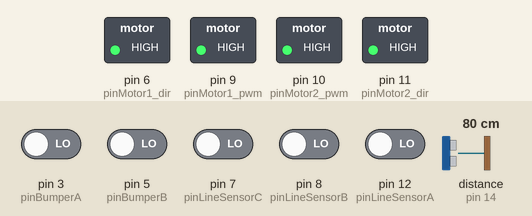
Simulated run of this sketch. Board: Arduino Uno, built with avr-gcc and run on an emulated ATmega328P. Parts: switched loads named in the sketch (green lamp = pin HIGH). Inputs (shaded band) come from the test bench; at power-on: pin 3 (pinBumperA), pin 5 (pinBumperB), pin 7 (pinLineSensorC), pin 8 (pinLineSensorB), pin 12 (pinLineSensorA) LOW, distance to the obstacle (sensor on pin 14) 80 cm. Random numbers use the default seed unless the sketch sets one.

Above: at 1.2 s.
1.3 s: pin 3 (pinBumperA) driven HIGH
At 2.2 s:
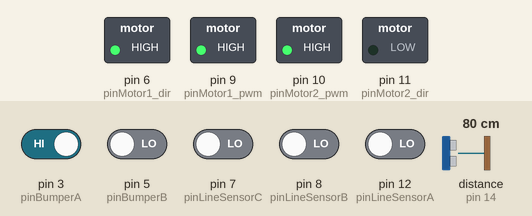
2.8 s: pin 5 (pinBumperB) driven HIGH
At 5.1 s:
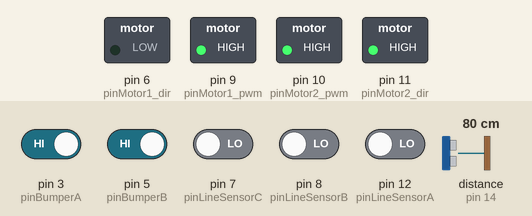
5.8 s: pin 8 (pinLineSensorB) driven HIGH
At 6.6 s:
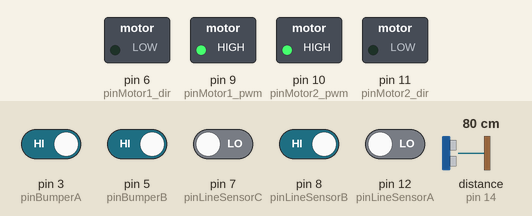
8.8 s: pin 3 (pinBumperA) driven LOW
10.3 s: pin 5 (pinBumperB) driven LOW
At 11.3 s:
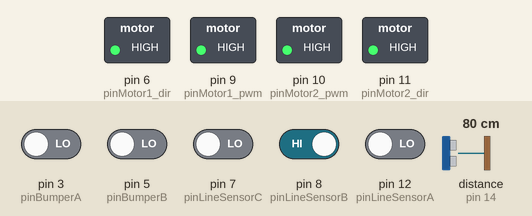
Timing chart, 0 to 12.8 s (numbered marks = the images above; inputs shaded):
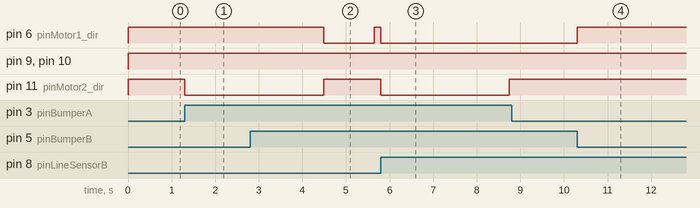

The sketch:

Robot.ino
```cpp
#include "rtMotor.h" //библиотека моторов
#include "rtBumperSensor.h" //библиотека сенсоров на бампере
#include "rtStateMachine.h" //машина состояний
#include "rtCommandMove.h" //команды для машины, команды движения
#include "rtLineSensor.h"	//сенсор линий
#include <NewPing.h>


//команды управления
ACommand_moveLeft     moveLeft;
ACommand_moveRight    moveRight;
ACommand_moveBack     moveBack;
ACommand_move         move; //движение вперед
ACommand_moveRandom   moveRandom;

NewPing 		sonar(13, 14, 200); //датчик растояния


//настройка
void setup()
{
    motor.begin(); //настройка моторов
    bumper.begin();//настройка бамперов сенсеров
    line.begin();

    sm.signal_next = nextCommand; //привязываем функцию выбора следующей команды
    line.signal_detect = lineDetect; //привязка функции что обработан датчик линий
}

//обновление
void loop()
{
    sm.update(); //обновление машины состояния
    bumper.update(); //обновление состояние бампера
    line.update(); //обновление сенора линий
}

//следующая команда
void nextCommand()
{
    //проверям бампер
    //мы начтото наткнулись, то едем вперед
    if (bumper.left() && bumper.right())
    {
        sm.command(move); //команда движения
        return;
    }

    if (bumper.left()) //бампер сработал слевой стороны
	{
        sm.command(moveLeft, 200); //движемся
        return;
    }

	  if (bumper.right()) //бампер сработал справой сторны
	  {
		    sm.command(moveRight, 200);//движемся
		    return;
	  }


	  //проверка сонара на предмет врагов
	  int s = sonar.ping_cm();
	  if (s > 2 && s < 40)
	  {
		    sm.command(move);
		    return;
	  }

	  sm.command(moveRandom); //если нет припятствий, то движемся вперед
}

void lineDetect()
{
    if (line.left() && line.right())
    {
        sm.command(moveBack);
        return;
    }
    if (line.center())
    {
        sm.command(moveBack);
        return;
    }

    if (line.left())
    {
        sm.command(moveRight);
        return;
    }
    if (line.right())
    {
        sm.command(moveLeft);
        return;
    }
}
```

rtBumperSensor.cpp
```cpp
#include "rtBumperSensor.h"
///----------------------------------------------------------------------------


///----------------------------------------------------------------------------
static ABumperSensor bumper;
///----------------------------------------------------------------------------


 ///---------------------------------------------------------------------------
///
/// Constructor
///
///----------------------------------------------------------------------------
ABumperSensor :: ABumperSensor()
{

}
///----------------------------------------------------------------------------


 ///---------------------------------------------------------------------------
///
/// Destructor
///
///----------------------------------------------------------------------------
ABumperSensor :: ~ABumperSensor()
{

}
///----------------------------------------------------------------------------


 ///---------------------------------------------------------------------------
///
/// настройка
///
///----------------------------------------------------------------------------
void ABumperSensor:: begin()
{
	pinMode(Setting::pinBumperA, INPUT);
	pinMode(Setting::pinBumperB, INPUT);
}
///----------------------------------------------------------------------------


 ///---------------------------------------------------------------------------
///
/// левый сенсор
///
///----------------------------------------------------------------------------
bool ABumperSensor:: left() const
{
	return mLeft;
	//return digitalRead(Setting::pinBumperA) == 0;
}
///----------------------------------------------------------------------------


 ///---------------------------------------------------------------------------
///
/// правый сенсор
///
///----------------------------------------------------------------------------
bool ABumperSensor:: right() const
{
	return mRight;
	//return digitalRead(Setting::pinBumperB) == 0;
}
///----------------------------------------------------------------------------


 ///---------------------------------------------------------------------------
///
/// обновление
///
///----------------------------------------------------------------------------
void ABumperSensor :: update()
{
	//left
	mFLeft = mFLeft << 1;
	if (digitalRead(Setting::pinBumperA) == 0)
	{
		mFLeft |= 1;
	}

	//right
	mFRight = mFRight << 1;
	if (digitalRead(Setting::pinBumperB) == 0)
	{
		mFRight |= 1;
	}


	const bool l = mFLeft > 0 ? true : false;
	const bool r = mFRight > 0 ? true : false;


	if (mLeft == l && mRight == r)
	{
		return;
	}

	mLeft = l;
	mRight = r;


	if (signal_detect)
	{
		signal_detect();
	}
}
///----------------------------------------------------------------------------
```

rtBumperSensor.h
```cpp
#pragma once
#include <Arduino.h>
//-----------------------------------------------------------------------------


//-----------------------------------------------------------------------------
namespace Setting
{
	//настройка пинов
	const unsigned char pinBumperA = PD3;
	const unsigned char pinBumperB = PD5;
}
//-----------------------------------------------------------------------------


//-----------------------------------------------------------------------------
#ifndef FAction
	using FAction = void(*)();	//действие
#endif
//-----------------------------------------------------------------------------


 ///---------------------------------------------------------------------------
///
/// Датчик бампера
///
///----------------------------------------------------------------------------
	class ABumperSensor
	{
	public:

		ABumperSensor();			//constructor
		virtual ~ABumperSensor(); 	//destructor


		void begin(); //настройка


		bool left()const;	//левый бампер
		bool right()const;	//правый бампер

		mutable FAction signal_detect = { nullptr };
		void update(); //обновление


	private:
		bool mLeft = { false };
		bool mRight = { false };


		byte mFLeft = { 0 };
		byte mFRight = { 0 };


};


extern ABumperSensor bumper;
```

rtCommandMove.h
```cpp
#pragma once
#include <Arduino.h>
#include "rtStateMachine.h"
#include "rtMotor.h"
//-----------------------------------------------------------------------------


 ///---------------------------------------------------------------------------
///
/// Команда движения вперед
///
///----------------------------------------------------------------------------
class ACommand_move
	:
		public SM::AStateObject
{
public:

	void onEnter()		override { motor.setSpeed(400, 400);};
	void onUpdate()		override {};
	void onExit()		override {};
	int	 onTimeActive() override { return 100; };

private:
};
//-----------------------------------------------------------------------------


 ///---------------------------------------------------------------------------
///
/// Команда поворот вправо
///
///----------------------------------------------------------------------------
class ACommand_moveRight
	:
		public SM::AStateObject
{
public:

	void onEnter()		override { motor.setSpeed(400, -200);};
	void onUpdate()		override {};
	void onExit()		override {};
	int	 onTimeActive() override { return 500; };

private:
};
//-----------------------------------------------------------------------------


 ///---------------------------------------------------------------------------
///
/// Команда поворот налево
///
///----------------------------------------------------------------------------
class ACommand_moveLeft
	:
	public SM::AStateObject
{
public:

	void onEnter()		override { motor.setSpeed(-200, 400); };
	void onUpdate()		override {};
	void onExit()		override {};
	int	 onTimeActive() override { return 500; };

private:
};
//-----------------------------------------------------------------------------


 ///---------------------------------------------------------------------------
///
/// Команда движения назад
///
///----------------------------------------------------------------------------
class ACommand_moveBack
	:
	public SM::AStateObject
{
public:

	void onEnter()		override { motor.setSpeed(-300, -300); };
	void onUpdate()		override {};
	void onExit()		override {};
	int	 onTimeActive() override { return 1000; };

private:
};
//-----------------------------------------------------------------------------


 ///---------------------------------------------------------------------------
///
/// Команда рандомного движения
///
///----------------------------------------------------------------------------
class ACommand_moveRandom
	:
	public SM::AStateObject
{
public:

	void onEnter() override { };

	void onUpdate() override
	{
		const auto time = millis();
		if (time < mTime)
		{
			return;
		}
		mTime = time + 400 + rand() % 1000;
		switch (rand() % 5)
		{
			case 0 : //двигаемся налево
			{
				motor.setSpeed(-100, 400);
				break;
			}
			case 1: //двигаемся направо
			{
				motor.setSpeed(400, -100);
				break;
			}
			default:
			{
				//двигаемся вперед
				motor.setSpeed(400, 400);
				mTime = time + 2000 + rand() % 3000;
				break;
			}

		}
	};

	void onExit() override { };

	int	 onTimeActive() override{ return 100;};

private:
	unsigned long mTime = { 0 };

};
//-----------------------------------------------------------------------------
```

rtLineSensor.cpp
```cpp
#include "rtLineSensor.h"
///----------------------------------------------------------------------------


///----------------------------------------------------------------------------
static ALineSensor line;
///----------------------------------------------------------------------------


 ///---------------------------------------------------------------------------
///
/// Constructor
///
///----------------------------------------------------------------------------
ALineSensor :: ALineSensor()
{

}
///----------------------------------------------------------------------------


 ///---------------------------------------------------------------------------
///
/// Destructor
///
///----------------------------------------------------------------------------
ALineSensor :: ~ALineSensor()
{

}
///----------------------------------------------------------------------------


 ///---------------------------------------------------------------------------
///
/// настройка
///
///----------------------------------------------------------------------------
void ALineSensor :: begin()
{
	pinMode(Setting::pinLineSensorA, INPUT);
	pinMode(Setting::pinLineSensorB, INPUT);
	pinMode(Setting::pinLineSensorC, INPUT);
}
///----------------------------------------------------------------------------


 ///---------------------------------------------------------------------------
///
/// левый сенсор
///
///----------------------------------------------------------------------------
bool ALineSensor :: left() const
{
	  return mLeft;
	  //return digitalRead(Setting::pinLineSensorA) != 0;
}
///----------------------------------------------------------------------------


 ///---------------------------------------------------------------------------
///
/// сентральный сенсор
///
///----------------------------------------------------------------------------
bool ALineSensor :: center() const
{
    return mCenter;
	  //return digitalRead(Setting::pinLineSensorB) != 0;
}
///----------------------------------------------------------------------------


 ///---------------------------------------------------------------------------
///
/// правый сенсор
///
///----------------------------------------------------------------------------
bool ALineSensor :: right() const
{
	  return mRight;
	  //return digitalRead(Setting::pinLineSensorC) != 0;
}
///----------------------------------------------------------------------------


 ///---------------------------------------------------------------------------
///
/// обновление
///
///----------------------------------------------------------------------------
void ALineSensor :: update()
{
  //left
  mFLeft = mFLeft << 1;
  if (digitalRead(Setting::pinLineSensorA) != 0)
  {
    mFLeft |= 1;
  }

  mFCenter = mFCenter << 1;
  if (digitalRead(Setting::pinLineSensorB) != 0)
  {
    mFCenter |= 1;
  }


  //right
  mFRight = mFRight << 1;
  if (digitalRead(Setting::pinLineSensorC) != 0)
  {
    mFRight |= 1;
  }


  const bool l = mFLeft > 0 ? true : false;
  const bool c = mFCenter > 0 ? true : false;
  const bool r = mFRight > 0 ? true : false;


  if (mLeft == l && mCenter == c && mRight == r)
  {
      return;
  }

  mLeft = l;
  mCenter = c;
  mRight = r;


  if (signal_detect)
  {
      signal_detect();
  }
}
///----------------------------------------------------------------------------
```

rtLineSensor.h
```cpp
#pragma once
#include <Arduino.h>
//-----------------------------------------------------------------------------


//-----------------------------------------------------------------------------
namespace Setting
{
	//настройка пинов
	const unsigned char pinLineSensorA = 12;
	const unsigned char pinLineSensorB = 8;
	const unsigned char pinLineSensorC = 7;
}
//-----------------------------------------------------------------------------


//-----------------------------------------------------------------------------
#ifndef FAction
  using FAction = void(*)();  //действие
#endif
//-----------------------------------------------------------------------------


 ///---------------------------------------------------------------------------
///
/// Датчик линий
///
///----------------------------------------------------------------------------
class ALineSensor
{
public:

	ALineSensor();				//constructor
	virtual ~ALineSensor(); 	//destructor


	void begin(); //настройка


	bool left()const;	//левый сенсор
	bool center()const; //центральный сенсор
	bool right()const;	//правый сенсор

  mutable FAction signal_detect = { nullptr };
  void update(); //обновление

private:
    bool mLeft    = { false };
    bool mCenter  = { false };
    bool mRight   = { false };


    byte mFLeft   = { 0 };
    byte mFCenter = { 0 };
    byte mFRight  = { 0 };

};


extern ALineSensor line;
```

rtMotor.cpp
```cpp
#include "rtMotor.h"
///----------------------------------------------------------------------------


static AMotor motor;


 ///---------------------------------------------------------------------------
///
/// Constructor
///
///----------------------------------------------------------------------------
AMotor :: AMotor()
{

}
///----------------------------------------------------------------------------


 ///---------------------------------------------------------------------------
///
/// Destructor
///
///----------------------------------------------------------------------------
AMotor :: ~AMotor()
{

}
///----------------------------------------------------------------------------


 ///---------------------------------------------------------------------------
///
/// настройка моторов
///
///----------------------------------------------------------------------------
void AMotor :: begin()
{
	pinMode(Setting::pinMotor1_dir, OUTPUT);
	pinMode(Setting::pinMotor2_dir, OUTPUT);
	pinMode(Setting::pinMotor1_pwm, OUTPUT);
	pinMode(Setting::pinMotor2_pwm, OUTPUT);

	// PWM настройка шима
	// 16MHz / 1 (prescaler) / 2 (phase-correct) / 400 (top) = 20kHz
	TCCR1A = 0b10100000;
	TCCR1B = 0b00010001;
	ICR1 = 400;
}
///----------------------------------------------------------------------------


 ///---------------------------------------------------------------------------
///
/// установка скорости для двигателя 1
///
///----------------------------------------------------------------------------
void AMotor :: setSpeed1(const int speed)
{
	bool reverse = false; //обратное кручение
	int sv = speed;

	//проверяем, если скорость меньше нуля, то нужно крутится в другую сторону
	if (sv < 0)
	{
		sv = -sv; // поставим скорость больше нулЯ (уберем знак минус)
		reverse = true;    // поставимм что нужно крутися в обратную сторону
	}

	//проверяем скорость, она не должна быть больше 400
	if (sv > 400)
	{
		sv = 400;
	}

	OCR1A = speed; //на шим установим скорость

	//сторона вращения
	if (reverse)
	{
		digitalWrite(Setting::pinMotor1_dir, LOW);
	}
	else
	{
		digitalWrite(Setting::pinMotor1_dir, HIGH);
	}
}
///----------------------------------------------------------------------------


 ///---------------------------------------------------------------------------
///
/// установка скорости для двигателя 2
///
///----------------------------------------------------------------------------
void AMotor :: setSpeed2(const int speed)
{
	bool reverse = false; //обратное кручение
	int sv = speed;

	//проверяем, если скорость меньше нулЯ, то нужно крутитсЯ в другую сторону
	if (sv < 0)
	{
		sv = -sv; // поставим скорость больше нулЯ (уберем знак минус)
		reverse = true;    // поставимм что нужно крутися в обратную сторону
	}

	//проверяем скорость, она не должна быть больше 400
	if (sv > 400)
	{
		sv = 400;
	}

	OCR1B = speed; //на шим установим скорость

	//сторона вращения
	if (reverse)
	{
		digitalWrite(Setting::pinMotor2_dir, LOW);
	}
	else
	{
		digitalWrite(Setting::pinMotor2_dir, HIGH);
	}
}
///----------------------------------------------------------------------------


 ///---------------------------------------------------------------------------
///
/// установка скорости
///
///----------------------------------------------------------------------------
void AMotor :: setSpeed(const int speed1, const int speed2)
{
	setSpeed1(speed1);
	setSpeed2(speed2);
}
///----------------------------------------------------------------------------


 ///---------------------------------------------------------------------------
///
/// полнаЯ остановка
///
///----------------------------------------------------------------------------
void AMotor :: stop()
{
	setSpeed1(0);
	setSpeed2(0);
}
```

Source omitted: rtMotor.h (1076 bytes), rtStateMachine.cpp (4502 bytes), rtStateMachine.h (2506 bytes)

Measured:
- after the input at 1.3 s, pin 11 (pinMotor2_dir): HIGH → LOW at once
- after the input at 2.8 s, pin 6 (pinMotor1_dir): HIGH → LOW after 1.7 s, → HIGH 1.2 s later; pin 11 (pinMotor2_dir): LOW → HIGH after 1.7 s
- after the input at 5.8 s, pin 11 (pinMotor2_dir): HIGH → LOW at once, → HIGH 2.9 s later
- after the input at 8.8 s, every drawn part: stays the same
- after the input at 10.3 s, pin 6 (pinMotor1_dir): LOW → HIGH at once
